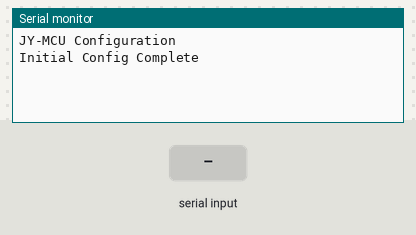
The sketch below on a simulated Arduino Uno, built with avr-gcc and run on an emulated ATmega328P. On the bench: the last lines printed to the serial monitor. The test bench sets the inputs (shaded band).

Above: at 6.2 s.
6.3 s: "1" received over the second serial link
At 7.5 s:
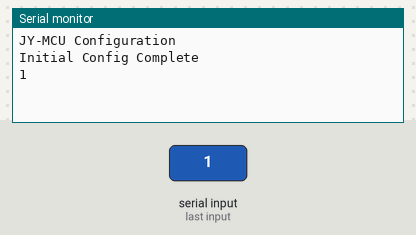
7.8 s: "0" received over the second serial link
At 8.9 s:
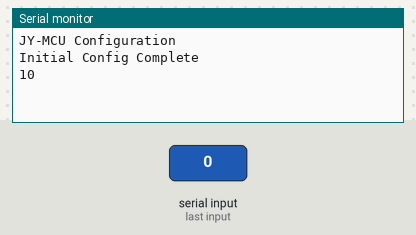

Measured:
- after the input at 6.3 s, the serial monitor: prints a new line at once (image 1)
- after the input at 7.8 s, the serial monitor: prints a new line at once (image 2)

The sketch:

JY_MCU_Serial.ino
```cpp
/* 16-12-13 Small Utility Program to configure the JY-MCU Bluetooth Board

 Based on the following resources
 @from http://club.dx.com/forums/Forums.dx/threadid.1166641
 @see http://arduino.cc/en/Reference/SoftwareSerial

 From http://ecno92.blogspot.co.uk/2012/11/jy-mcu-linvor-at-commands-change-name.html

 AT+VERSION
 Returns the software version of the module
 OKlinvorV1.x

 AT+BAUDx
 Sets the baud rate of the module
 The command AT+BAUD8 sets the
 baud rate to 115200
 1 >> 1200, 2 >> 2400, 3 >> 4800, 4 >> 9600 (Default), 5 >> 19200, 6 >> 38400
 7 >> 57600, 8 >> 115200, 9 >> 230400

 AT+NAMEOpenPilot
 Sets the name of the module
 Any name can be specified up to 20 characters
 OKsetname

 AT+PINxxxx
 Sets the pairing password of the device
 Any 4 digit number can be used, the default
 pincode is 1234
 OKsetPIN

 AT+PN
 Sets the parity of the module
 AT+PN >> No parity check
 OK None

 */

#include <SoftwareSerial.h>
SoftwareSerial mySerial(10, 11); // RX, TX

void setup()
{
  Serial.begin(9600);
  Serial.println("JY-MCU Configuration");
  mySerial.begin(9600);
  //mySerial.begin(115200); //Change for New JY-MCU


  delay(1000);
  mySerial.print("AT");
  delay(1000);
  mySerial.print("AT+VERSION");
  delay(1000);

  mySerial.print("AT+NAMENode3");
  delay(1000);
  mySerial.print("AT+PIN0000");
  delay(1000);
  //Re-ordered as this was happening to early in process.
  //mySerial.print("AT+BAUD8");
  //delay(1000);

  Serial.println("Initial Config Complete");
}

void loop() // run over and over
{
  if (mySerial.available())
    Serial.write(mySerial.read());
  if (Serial.available())
    mySerial.write(Serial.read());
}
```
